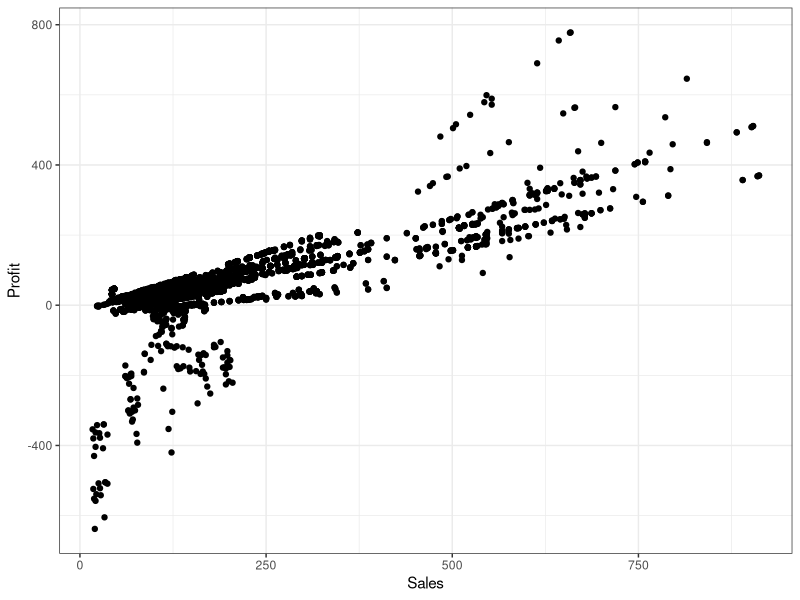
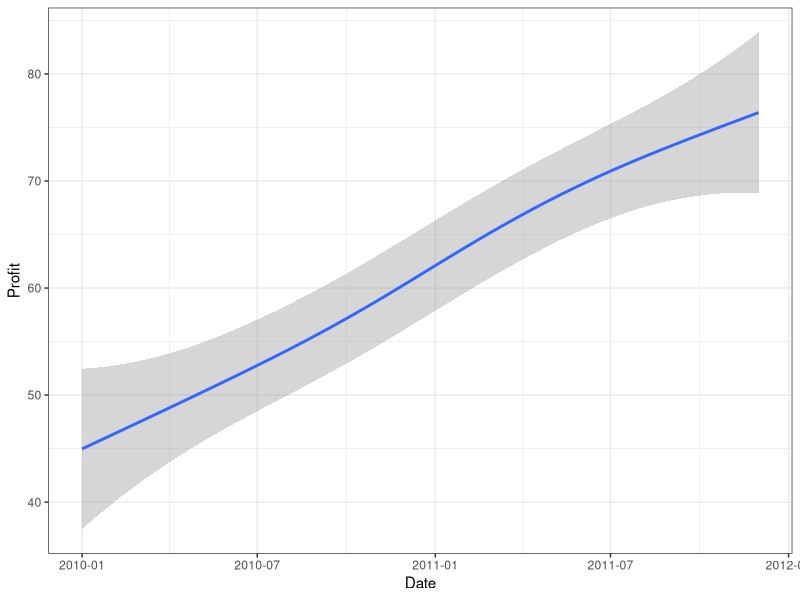
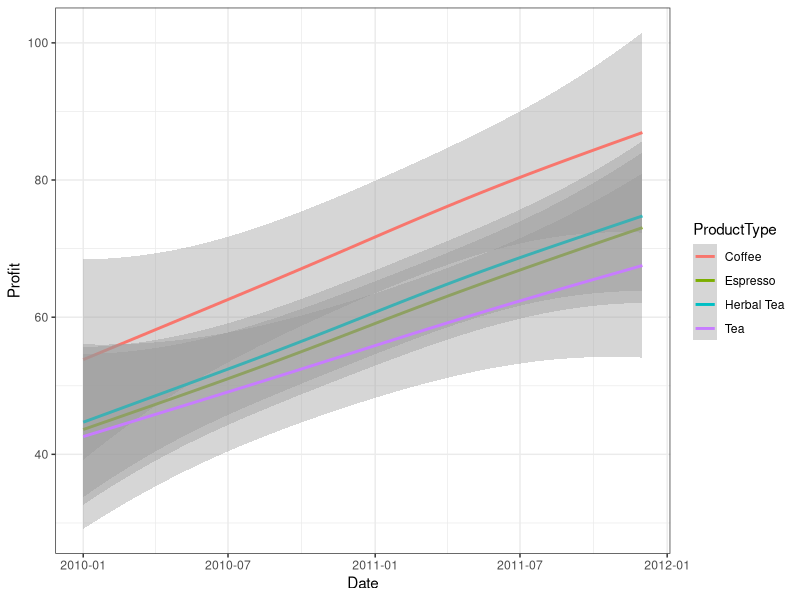
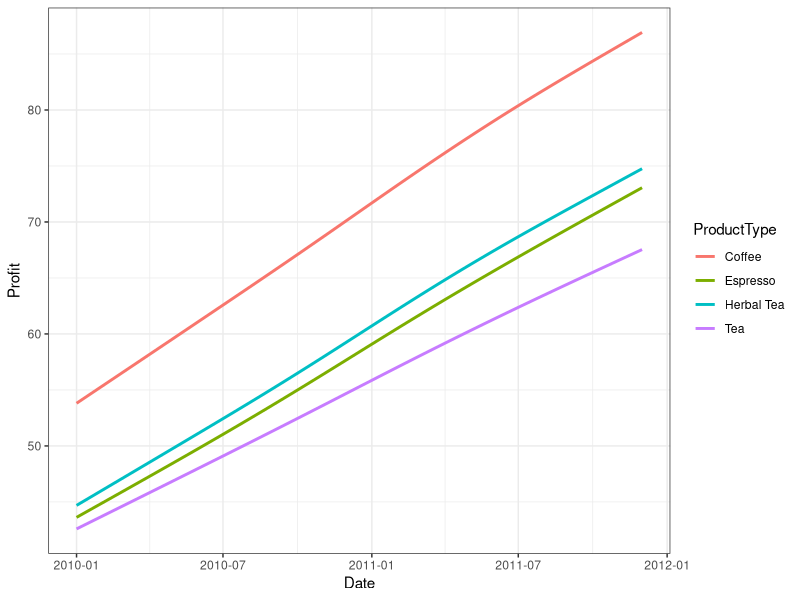
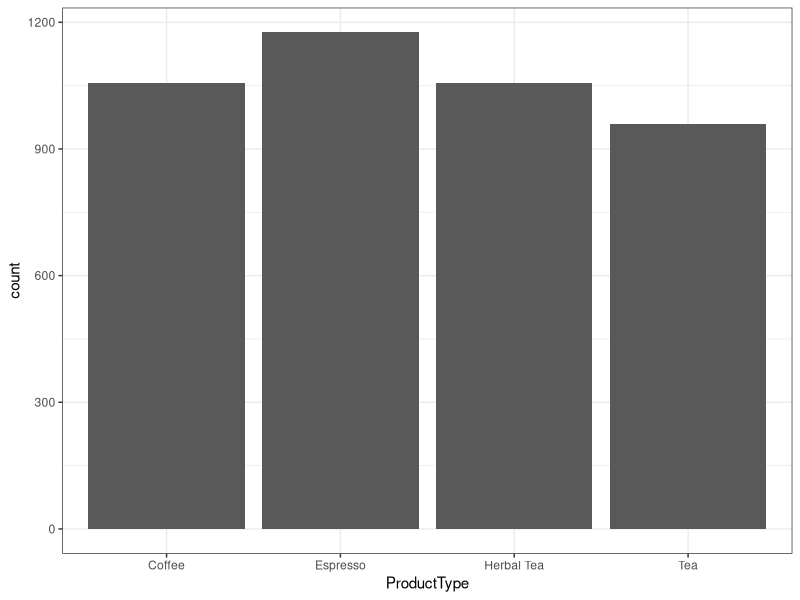
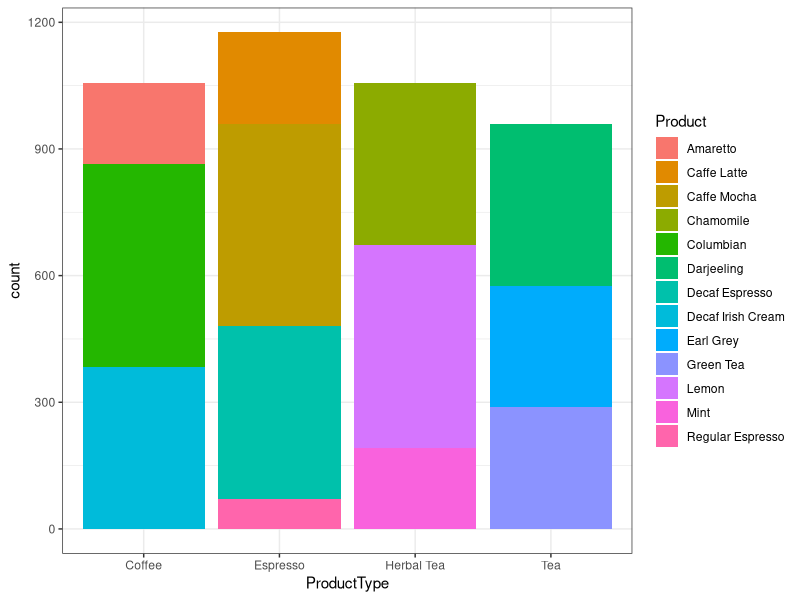
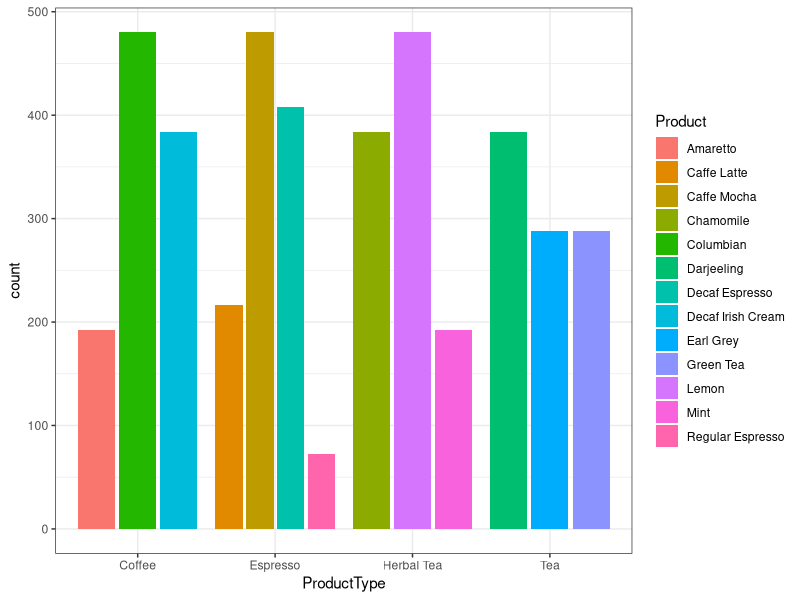

Reproduce these figures in R, in order.
## ---- chunk 1
knitr::opts_chunk$set(echo = TRUE)
## ---- chunk 2
library(tidyverse) # load package
library(readxl)

CoffeeChain <- read_excel("CoffeeChain.xlsx")

ggplot(data = CoffeeChain) + 
  geom_point(mapping = aes(x = Sales, y = Profit)) + 
  theme_bw()

ggplot(data = CoffeeChain) + 
  geom_smooth(mapping = aes(x = Date, y = Profit)) + theme_bw()

ggplot(data = CoffeeChain) + 
  geom_smooth(mapping = aes(x = Date, y = Profit, color = ProductType)) + theme_bw()

ggplot(data = CoffeeChain) + 
  geom_smooth(mapping = aes(x = Date, y = Profit, color = ProductType), se = FALSE) + theme_bw()

ggplot(data = CoffeeChain) + 
  geom_bar(mapping = aes(x = ProductType)) + theme_bw()

ggplot(data = CoffeeChain) + 
  geom_bar(mapping = aes(x = ProductType, fill = Product)) + theme_bw()
## ---- chunk 3
ggplot(data = CoffeeChain) + 
  geom_bar(mapping = aes(x = ProductType, fill = Product), position = "dodge2") + theme_bw() 
